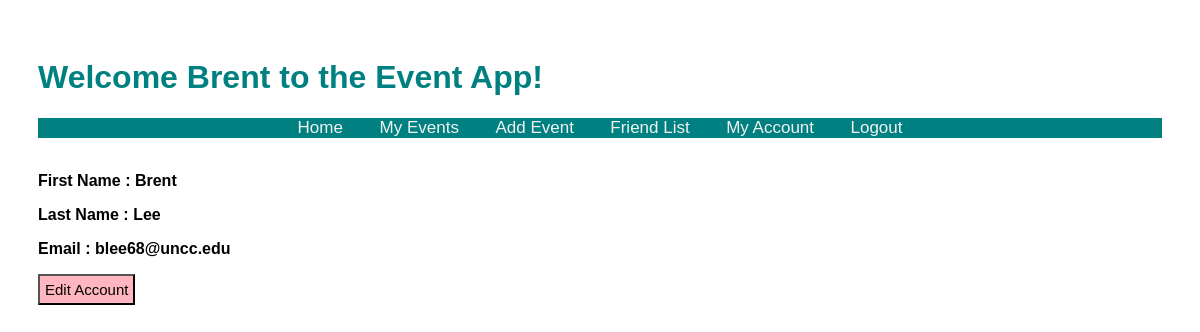
Page /account (signed in) on the committed database.
### models.py (models this page shows, shortened)
class User(db.Model):
    id = db.Column("id", db.Integer, primary_key=True)
    first_name = db.Column("first_name", db.String(100))
    last_name = db.Column("last_name", db.String(100))
    email = db.Column("email", db.String(100))
    password = db.Column(db.String(255), nullable=False)
    registered_on = db.Column(db.DateTime, nullable=False)
    events = db.relationship("Event", backref="user", lazy=True)
    comments = db.relationship("Comment", backref="user", lazy=True)

### main.py (the view)
@app.route('/account')
def get_account():
    if session.get('user'):
        account = db.session.query(User).filter_by(id=session['user_id']).one()
        return render_template("account.html", user=session['user'], account=account)
    return render_template("home.html")

### templates/account.html (shortened to what this page needs)
<!DOCTYPE html>
<html lang="en">
    <head>
        <link rel="stylesheet" href="{{ url_for('static', filename='main.css') }}">
    </head>
    <body>
     <h1>Welcome {{user}} to the Event App!</h1>
       <nav>
           <div class="topnav">
            <a href="{{ url_for('home')}}"> Home </a>
            <a href="{{url_for('get_events')}}"> My Events</a>
           <a href="{{url_for('new_event')}}"> Add Event</a>
           <a href="{{url_for('get_friends')}}"> Friend List</a>
           <a href="{{url_for('get_account')}}"> My Account</a>
               <a href="{{ url_for('logout')}}">Logout</a>
           </div>
        </nav>
       <div class="UserNames">
                <br><p>First Name : {{account.first_name }}</p>
                <p>Last Name : {{account.last_name}}</p>
                <p>Email : {{account.email}}</p>
       </div>
        <td>
                    <form action = "{{ url_for('edit_account', user_id= user.id) }}">
                        <input type="submit" value="Edit Account">
                    </form>
    </body>
</html>

### static/main.css (style rules this page uses)
body { padding: 30px 30px; font-family: Arial, Helvetica, sans-serif; }
h1 { color: teal; }
.topnav { overflow: hidden; background-color: teal; text-align: center; }
.topnav a { color: #f2f2f2; padding: 14px 16px; text-decoration: none; font-size: 17px; }
input[type='submit'] { background-color: lightpink; color: black; font-size: 15px; padding:5px; font-family: Palatino Linotype, sans-serif; }
.UserNames { font-weight: bold; }

### rows in the picture
User: first_name "Brent", last_name "Lee", email "blee68@uncc.edu"
